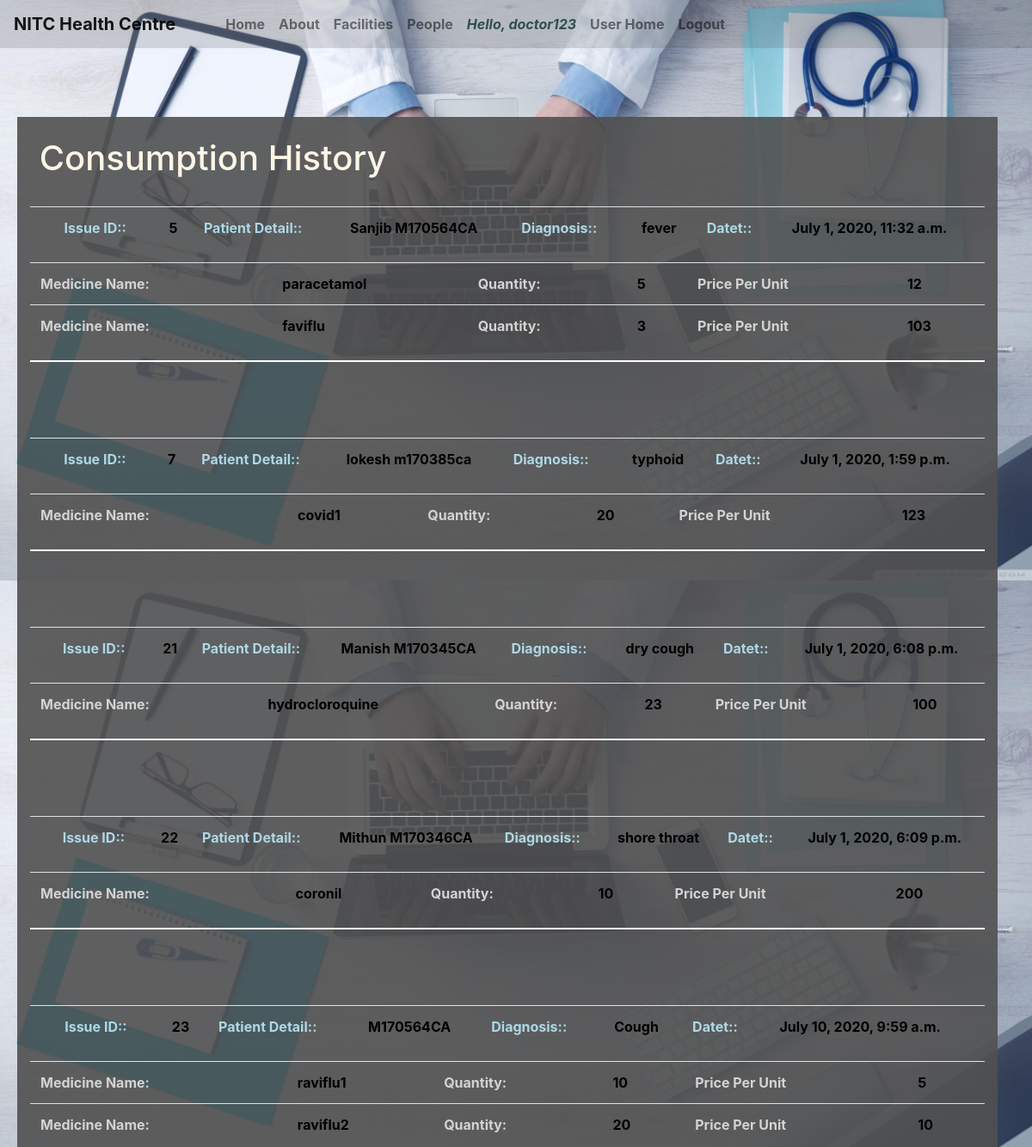
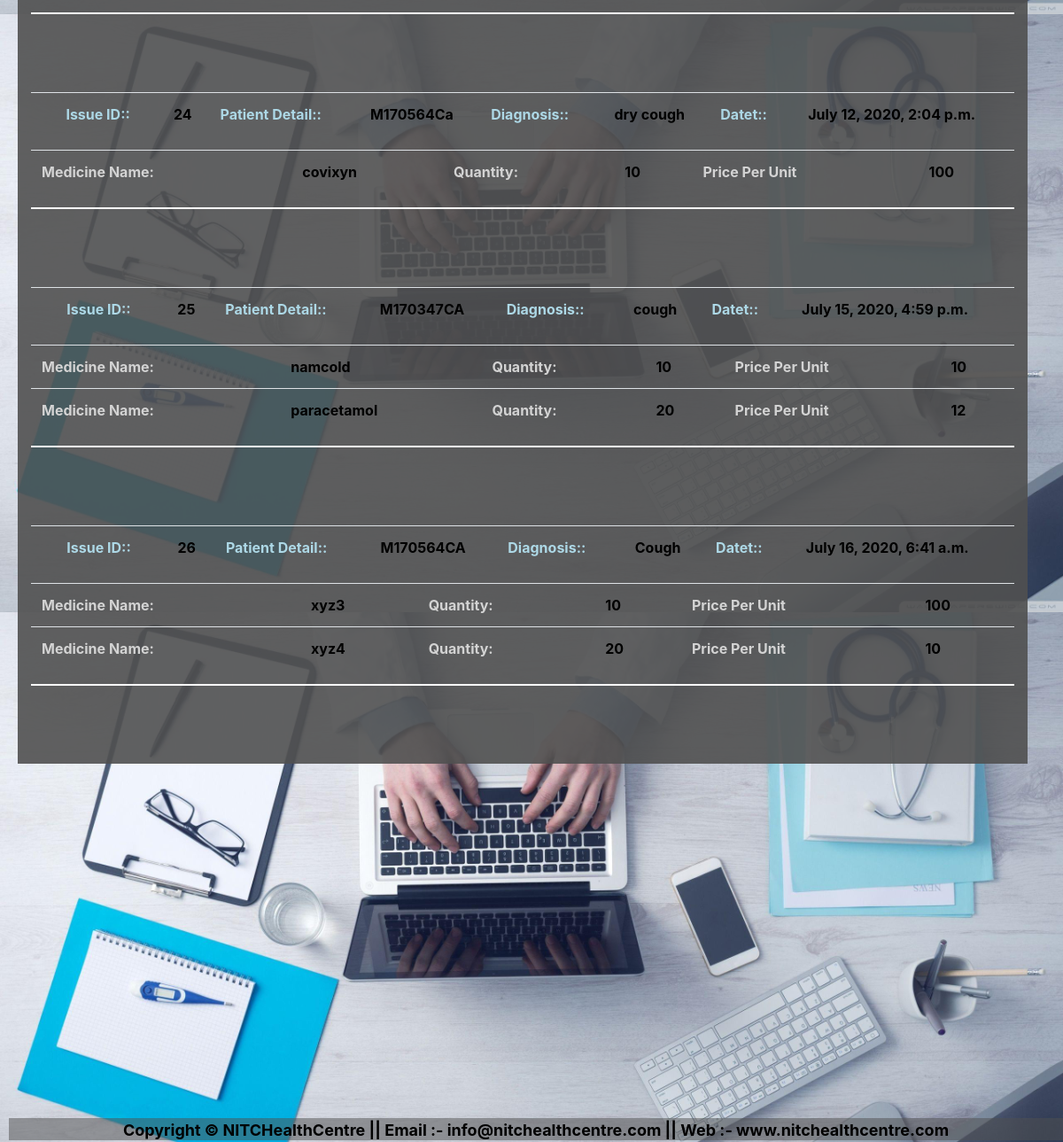
Screenshot of /hmsmain/viewConsumption/ (signed in) with the database file from the repository (2 pictures, top to bottom).
### hmsmain/models.py (models this page shows)
class Consumption(models.Model):
    cid = models.AutoField
    patientID = models.CharField(max_length=100,null=True)
    desc = models.CharField(max_length=100,null=True)
    dateIssued = models.DateTimeField(default=datetime.now, blank=True)

class consumptionDetail(models.Model):
    ccid = models.ForeignKey(
        Consumption, on_delete=models.CASCADE, null=True, related_name='comsumption_id')
    cmid = models.ForeignKey(
        Medicine, on_delete=models.CASCADE, null=True, related_name='cmid')
    cmqty = models.IntegerField(default=0, null=True)

class Medicine(models.Model):
    mid = models.AutoField
    mname = models.CharField(max_length=50)
    minfo = models.CharField(max_length=50, default="",null=True)
    mprice = models.IntegerField(default=0,null=True)
    mqty = models.IntegerField(default=0,null=True)
    def __str__(self):
        return self.mname

### hmsmain/views.py (the view)
# urls.py: path('viewConsumption/',views.viewConsumption,name='viewConsumption'),
def viewConsumption(request):
    consumptionl = Consumption.objects.all()
    consumptiondetaill = consumptionDetail.objects.all()
    medicinel = Medicine.objects.all()
    return render(request, 'hmsmain/viewConsumption.html', {'consumptionl': consumptionl,'consumptiondetaill':consumptiondetaill,
                                                              'medicinel':medicinel})

### hmsmain/templates/hmsmain/viewConsumption.html (shortened to what this page needs)
{% extends 'hmsmain/basic.html' %}
{% block body %}
<div class="container" style="background-color: #e3f2fd;
    color:black;background: transparent;opacity: 5;font-weight:bold;background: rgba(80, 80, 80, 0.9);margin: 80px 5px 5px 20px;">
<br>
    <h1 style="color: oldlace">&nbsp;Consumption History</h1>
<br>
    {% for m in consumptionl %}
        <table class="table" >
<th>
                <td style="color: lightblue">Issue ID::</td>
                <td style="color: black;">&nbsp;&nbsp;&nbsp;{{ m.pk }}</td>
                <td style="color: lightblue">Patient Detail::</td>
                <td style="color: black;">&nbsp;&nbsp;&nbsp;{{ m.patientID }}</td>
                <td style="color: lightblue">Diagnosis::</td>
                <td style="color: black;">&nbsp;&nbsp;&nbsp;{{ m.desc }}</td>
                <td style="color: lightblue">Datet::</td>
                <td style="color: black;">&nbsp;&nbsp;&nbsp;{{ m.dateIssued }}</td>
                </th>
        </table>
<table class="table">
        <tr>
        {% for o in consumptiondetaill %}
    {%  if m == o.ccid %}
                <td style="color: lightgray">Medicine Name:</td>
                <td style="color: black;">&nbsp;&nbsp;&nbsp;{{ o.cmid }}</td>
                <td style="color: lightgray">Quantity: </td>
                <td style="color: black">&nbsp;&nbsp;&nbsp;{{ o.cmqty }}</td>
                <td style="color: lightgray">Price Per Unit </td>
                <td style="color: black">&nbsp;&nbsp;&nbsp;{{ o.cmid.mprice }}</td>
</tr>
{%  endif %}
            {%  endfor %}
         </table>
<hr style="border: 1px groove white;" />
        <br>
        <br>
        <br>
{%  endfor %}
</div>
{% endblock %}

### hmsmain/templates/hmsmain/basic.html (shortened to what this page needs)
<!doctype html>
<html lang="en">
  <head>
    <link rel="stylesheet" href="https://stackpath.bootstrapcdn.com/bootstrap/4.2.1/css/bootstrap.min.css">
  </head>
  <body>
    <nav class="navbar navbar-expand-lg navbar-light" style="background-color: #e3f2fd;
    color:black;background: transparent;opacity: 5;font-weight:bold;background: rgba(80, 80, 80, 0.2);">
  <a class="navbar-brand" href="/hmsmain">NITC Health Centre</a>
  <div class="collapse navbar-collapse" id="navbarSupportedContent">
    <ul class="navbar-nav mr-auto">
      <li class="nav-item">
        <a class="nav-link" href="/hmsmain">&nbsp;&nbsp;&nbsp;&nbsp;&nbsp;&nbsp;&nbsp;&nbsp;&nbsp;Home <span class="sr-only">(current)</span></a>
      </li>
      <li class="nav-item">
        <a class="nav-link" href="/hmsmain/about">About</a>
      </li>
      <li class="nav-item">
        <a class="nav-link" href="/hmsmain/facilities">Facilities</a>
      </li>
      <li class="nav-item">
        <a class="nav-link" href="/hmsmain/people">People</a>
      </li>
                    {% if user.is_authenticated %}
                         <li class="nav-item">
                             <a class="nav-link" href="#" style="color: darkslategrey"><i>Hello, {{ request.user }}</i></a>
      </li>
                        <a class="nav-link" href="/hmsmain/userHome">User Home</a>
                        <li>
                        <a class="nav-link" href="/hmsmain/logout1">Logout</a>
                        </li>
                    {% else %}
                        <li>
                        <a class="nav-link" href="/hmsmain/login">
                            Login</a>
                    {% endif %}
    </ul>
  </div>
</nav>
  {% block body %} {% endblock %}
     <div style= "text-align: center;
  background: dimgrey;
  color: gainsboro;
  font-size: large;
  height: 25px;
  margin:400px 0 0 10px;background-color: #e3f2fd;
    color:black;background: transparent;opacity: 5;font-weight:bold;background: rgba(80, 80, 80, 0.5);">
      Copyright &copy; NITCHealthCentre || Email :- info@nitchealthcentre.com || Web :- www.nitchealthcentre.com
 </div>
  </body>
</html>

### hmsmain/templates/hmsmain/basic.html (style rules this page uses)
body { background-image: url('/static/hmsmain/img/5.jpg'); background-image: ; background-size: cover; background-repeat: repeat; background-repeat: repeat-x; background-repeat: repeat-y; height: 300px; width: 100%; }

### rows the page displays
Consumption: pk "5", patientID "Sanjib M170564CA", desc "fever", dateIssued "July 1, 2020, 11:32 a.m."
consumptionDetail: cmid "paracetamol", cmqty "5", cmid.mprice "12"
consumptionDetail: cmid "faviflu", cmqty "3", cmid.mprice "103"
Consumption: pk "7", patientID "lokesh m170385ca", desc "typhoid", dateIssued "July 1, 2020, 1:59 p.m."
consumptionDetail: cmid "covid1", cmqty "20", cmid.mprice "123"
Consumption: pk "21", patientID "Manish M170345CA", desc "dry cough", dateIssued "July 1, 2020, 6:08 p.m."
consumptionDetail: cmid "hydrocloroquine", cmqty "23", cmid.mprice "100"
Consumption: pk "22", patientID "Mithun M170346CA", desc "shore throat", dateIssued "July 1, 2020, 6:09 p.m."
consumptionDetail: cmid "coronil", cmqty "10", cmid.mprice "200"
Consumption: pk "23", patientID "M170564CA", desc "Cough", dateIssued "July 10, 2020, 9:59 a.m."
consumptionDetail: cmid "raviflu1", cmqty "10", cmid.mprice "5"
consumptionDetail: cmid "raviflu2", cmqty "20", cmid.mprice "10"
Consumption: pk "24", patientID "M170564Ca", desc "dry cough", dateIssued "July 12, 2020, 2:04 p.m."
consumptionDetail: cmid "covixyn", cmqty "10", cmid.mprice "100"
Consumption: pk "25", patientID "M170347CA", desc "cough", dateIssued "July 15, 2020, 4:59 p.m."
consumptionDetail: cmid "namcold", cmqty "10", cmid.mprice "10"
consumptionDetail: cmid "paracetamol", cmqty "20", cmid.mprice "12"
Consumption: pk "26", patientID "M170564CA", desc "Cough", dateIssued "July 16, 2020, 6:41 a.m."
consumptionDetail: cmid "xyz3", cmqty "10", cmid.mprice "100"
consumptionDetail: cmid "xyz4", cmqty "20", cmid.mprice "10"

### other values shown
{{ request.user }} "doctor123"
